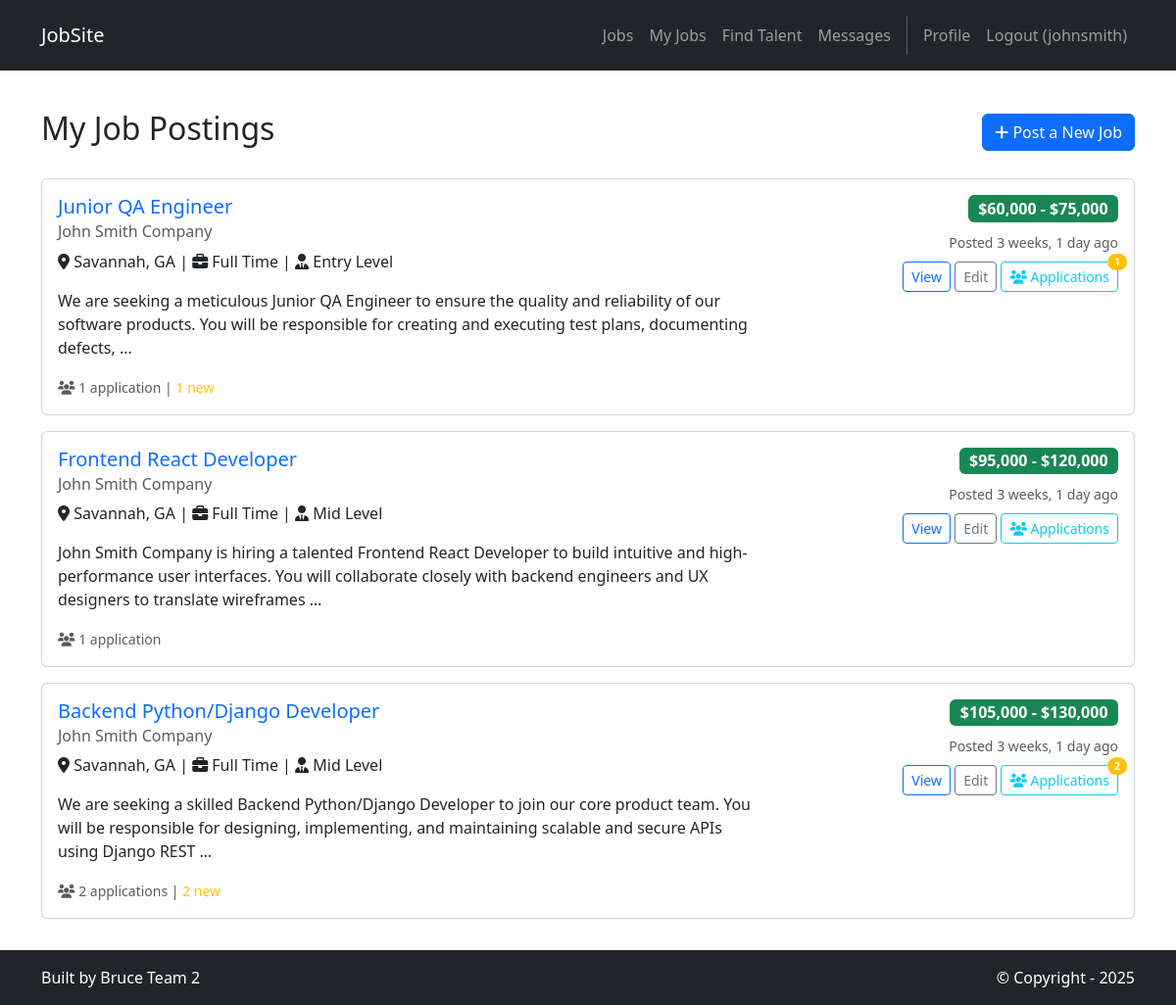
The app's page /jobs/my-jobs/ (signed in), older data.
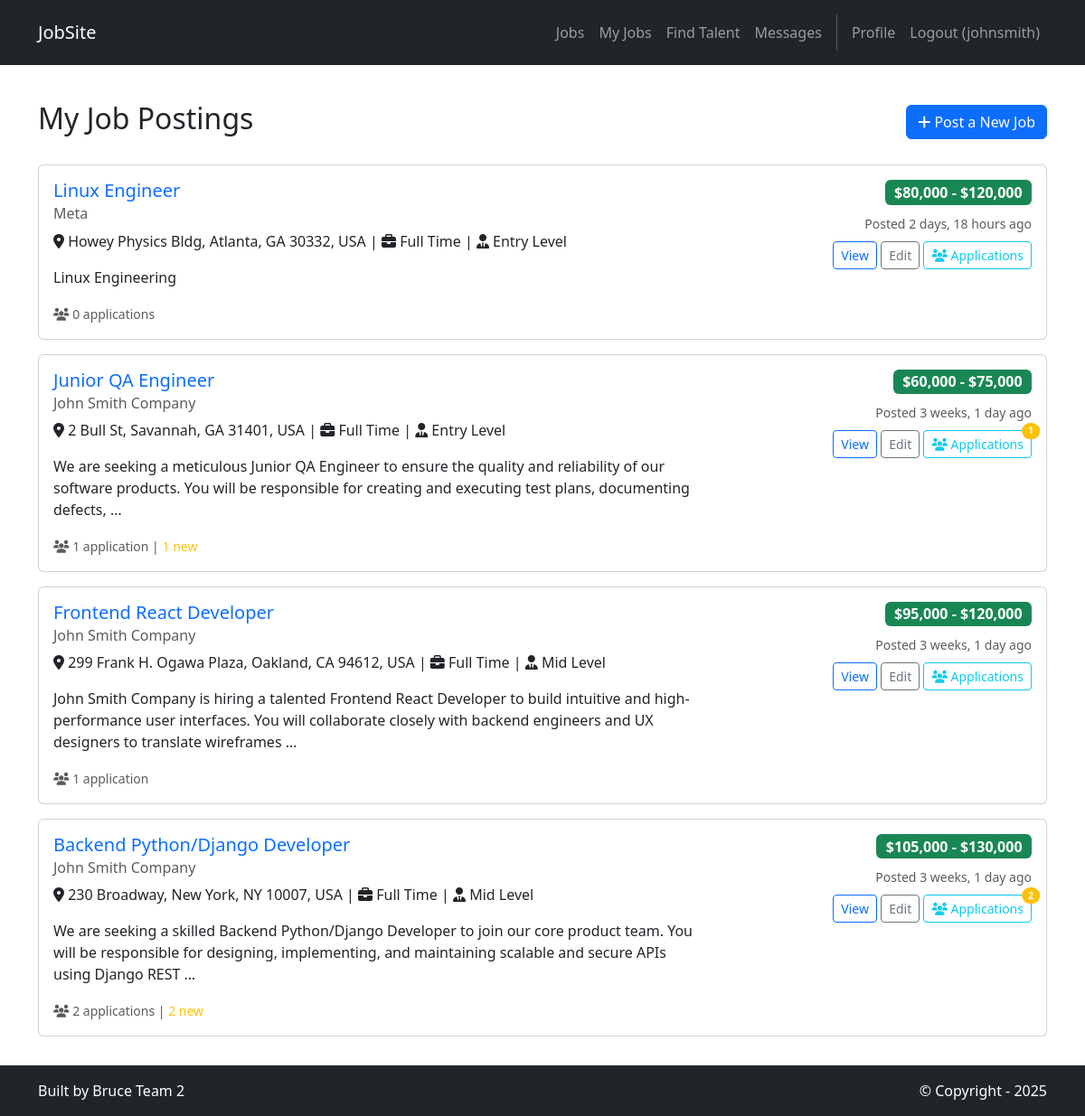
The same page, newer data.
### jobs/models.py (models this page shows, shortened)
class Job(models.Model):
    JOB_TYPES = [
        ('full-time', 'Full Time'),
        ('part-time', 'Part Time'),
        ('contract', 'Contract'),
        ('internship', 'Internship'),
        ('freelance', 'Freelance'),
    ]
    EXPERIENCE_LEVELS = [
        ('entry', 'Entry Level'),
        ('mid', 'Mid Level'),
        ('senior', 'Senior Level'),
        ('executive', 'Executive'),
    ]
    WORK_TYPES = [
        ('remote', 'Remote'),
        ('onsite', 'On-site'),
        ('hybrid', 'Hybrid'),
    ]
    title = models.CharField(max_length=200)
    company = models.CharField(max_length=200)
    location = models.CharField(max_length=200)
    job_type = models.CharField(max_length=20, choices=JOB_TYPES, default='full-time')
    experience_level = models.CharField(max_length=20, choices=EXPERIENCE_LEVELS, default='entry')
    work_type = models.CharField(max_length=20, choices=WORK_TYPES, default='onsite')
    skills = models.TextField(blank=True, help_text="Comma-separated list of required skills")
    salary_min = models.DecimalField(max_digits=10, decimal_places=2, null=True, blank=True)
    salary_max = models.DecimalField(max_digits=10, decimal_places=2, null=True, blank=True)
    visa_sponsorship = models.BooleanField(default=False, help_text="Does this position offer visa sponsorship?")
    description = models.TextField()
    requirements = models.TextField()
    benefits = models.TextField(blank=True)
    posted_by = models.ForeignKey(User, on_delete=models.CASCADE, related_name='posted_jobs')
    created_at = models.DateTimeField(default=timezone.now)
    updated_at = models.DateTimeField(auto_now=True)
    is_active = models.BooleanField(default=True)
    application_deadline = models.DateField(null=True, blank=True)
    class Meta:
        ordering = ['-created_at']
    @property
    def salary_range(self):
        if self.salary_min and self.salary_max:
            return f"${self.salary_min:,.0f} - ${self.salary_max:,.0f}"
        elif self.salary_min:
            return f"${self.salary_min:,.0f}+"
        elif self.salary_max:
            return f"Up to ${self.salary_max:,.0f}"
        else:
            return "Salary not specified"

### jobs/views.py (the view)
# urls.py: path('my-jobs/', views.my_jobs, name='jobs.my_jobs'),
@login_required
def my_jobs(request):
    try:
        if not request.user.profile.is_recruiter:
            messages.error(request, 'Only recruiters can manage job postings.')
            return redirect('jobs.list')
    except:
        messages.error(request, 'Profile not found. Please contact support.')
        return redirect('home.index')
    jobs = Job.objects.filter(posted_by=request.user).order_by('-created_at')
    for job in jobs:
        job.application_count = Application.objects.filter(job=job).count()
        job.new_applications_count = Application.objects.filter(job=job, status='applied').count()
    template_data = {
        'title': 'My Job Postings',
        'jobs': jobs,
    }
    return render(request, 'jobs/my_jobs.html', {'template_data': template_data})

### accounts/models.py (called while the page is built)
    @property
    def is_recruiter(self):
        return self.user_type == 'recruiter'

### jobs/templates/jobs/my_jobs.html (shortened to what this page needs)
{% extends 'base.html' %}
{% block content %}
<div class="p-3 mt-4">
  <div class="container">
    <div class="row">
      <div class="col-12">
        <div class="d-flex justify-content-between align-items-center mb-4">
          <h2>My Job Postings</h2>
          <a href="{% url 'jobs.create' %}" class="btn btn-primary">
            <i class="fas fa-plus"></i> Post a New Job
          </a>
        </div>
        {% if template_data.jobs %}
          {% for job in template_data.jobs %}
          <div class="card mb-3">
            <div class="card-body">
              <div class="row">
                <div class="col-md-8">
                  <h5 class="card-title">
                    <a href="{% url 'jobs.detail' job.id %}" class="text-decoration-none">
                      {{ job.title }}
                    </a>
                  </h5>
                  <h6 class="card-subtitle mb-2 text-muted">{{ job.company }}</h6>
                  <p class="card-text">
                    <i class="fas fa-map-marker-alt"></i> {{ job.location }} |
                    <i class="fas fa-briefcase"></i> {{ job.get_job_type_display }} |
                    <i class="fas fa-user-tie"></i> {{ job.get_experience_level_display }}
                  </p>
                  <p class="card-text">{{ job.description|truncatewords:30 }}</p>
                  <div class="mt-2">
                    <small class="text-muted">
                      <i class="fas fa-users"></i>
                      {{ job.application_count }} application{{ job.application_count|pluralize }}
                      {% if job.new_applications_count > 0 %}
                        | <span class="text-warning">{{ job.new_applications_count }} new</span>
                      {% endif %}
                    </small>
                  </div>
                </div>
                <div class="col-md-4 text-end">
                  <div class="mb-2">
                    <span class="badge bg-success fs-6">{{ job.salary_range }}</span>
                  </div>
                  <small class="text-muted">
                    Posted {{ job.created_at|timesince }} ago
                  </small>
                  <div class="mt-2">
                    <a href="{% url 'jobs.detail' job.id %}" class="btn btn-outline-primary btn-sm">
                      View
                    </a>
                    <a href="{% url 'jobs.edit' job.id %}" class="btn btn-outline-secondary btn-sm">
                      Edit
                    </a>
                    <a href="{% url 'jobs.applications' job.id %}" class="btn btn-outline-info btn-sm position-relative">
                      <i class="fas fa-users"></i> Applications
                      {% if job.new_applications_count > 0 %}
                        <span class="position-absolute top-0 start-100 translate-middle badge rounded-pill bg-warning">
                          {{ job.new_applications_count }}
                        </span>
                      {% endif %}
                    </a>
                  </div>
                </div>
              </div>
            </div>
          </div>
          {% endfor %}
        {% endif %}
      </div>
    </div>
  </div>
</div>
{% endblock content %}

### jobsite/templates/base.html (shortened to what this page needs)
<!DOCTYPE html>
<html>
  {% load static %}
  <head>
    <link href="https://cdn.jsdelivr.net/npm/bootstrap@5.3.3/dist/css/bootstrap.min.css" rel="stylesheet">
    <link rel="stylesheet" href="https://cdnjs.cloudflare.com/ajax/libs/font-awesome/6.1.1/css/all.min.css">
    <link rel="stylesheet" href="https://code.jquery.com/ui/1.14.1/themes/base/jquery-ui.css">
  </head>
  <body class="d-flex flex-column min-vh-100">
    <nav class="p-3 navbar navbar-dark bg-dark navbar-expand-lg">
      <div class="container">
        <a class="navbar-brand" href="{% url 'home.index' %}">
          <p class="mb-0">JobSite</p>
        </a>
        <div class="collapse navbar-collapse" id="navbarNavAltMarkup">
          <div class="navbar-nav ms-auto navbar-ml">
            <a class="nav-link" href="{% url 'jobs.list' %}">Jobs</a>
            {% if user.is_authenticated %}
              {% if user.profile.is_recruiter %}
                <a class="nav-link" href="{% url 'jobs.my_jobs' %}">My Jobs</a>
                <a class="nav-link" href="{% url 'candidates.candidate_search' %}">Find Talent</a>
              {% elif user.profile.is_job_seeker %}
                <a class="nav-link" href="{% url 'jobs.my_applications' %}">My Applications</a>
              {% endif %}
              <a class="nav-link" href="{% url 'messaging:inbox' %}">Messages</a>
              <a class="nav-link" href="{% url 'accounts.profile' user.username %}">Profile</a>
              <a class="nav-link" href="{% url 'accounts.logout' %}">Logout ({{ user.username }})</a>
            {% else %}
              <a class="nav-link" href="{% url 'accounts.login' %}">Login</a>
              <a class="nav-link" href="{% url 'accounts.signup' %}">Sign Up</a>
            {% endif %}
          </div>
        </div>
      </div>
    </nav>
    <div class="flex-grow-1">
      {% block content %}
      {% endblock content %}
    </div>
    <section class="p-3 ms-footer-bottom bg-dark">
      <div class="container d-flex justify-content-between">
        <div class="me-5 text-white">
          <span>Built by Bruce Team 2</span>
        </div>
        <div class="text-white">
          <span>© Copyright - 2025</span>
        </div>
      </div>
    </section>
  </body>
</html>

Row changes from the older to the newer data that the page shows:
added Job: title "Linux Engineer", company "Meta", location "Howey Physics Bldg, Atlanta, GA 30332, USA", job_type "Full Time", experience_level "Entry Level", description "Linux Engineering", application_count "0", salary_range "$80,000 - $120,000", created_at "2 days, 18 hours"
changed Job "Junior QA Engineer": location "Savannah, GA" → "2 Bull St, Savannah, GA 31401, USA"
changed Job "Frontend React Developer": location "Savannah, GA" → "299 Frank H. Ogawa Plaza, Oakland, CA 94612, USA"
changed Job "Backend Python/Django Developer": location "Savannah, GA" → "230 Broadway, New York, NY 10007, USA"
